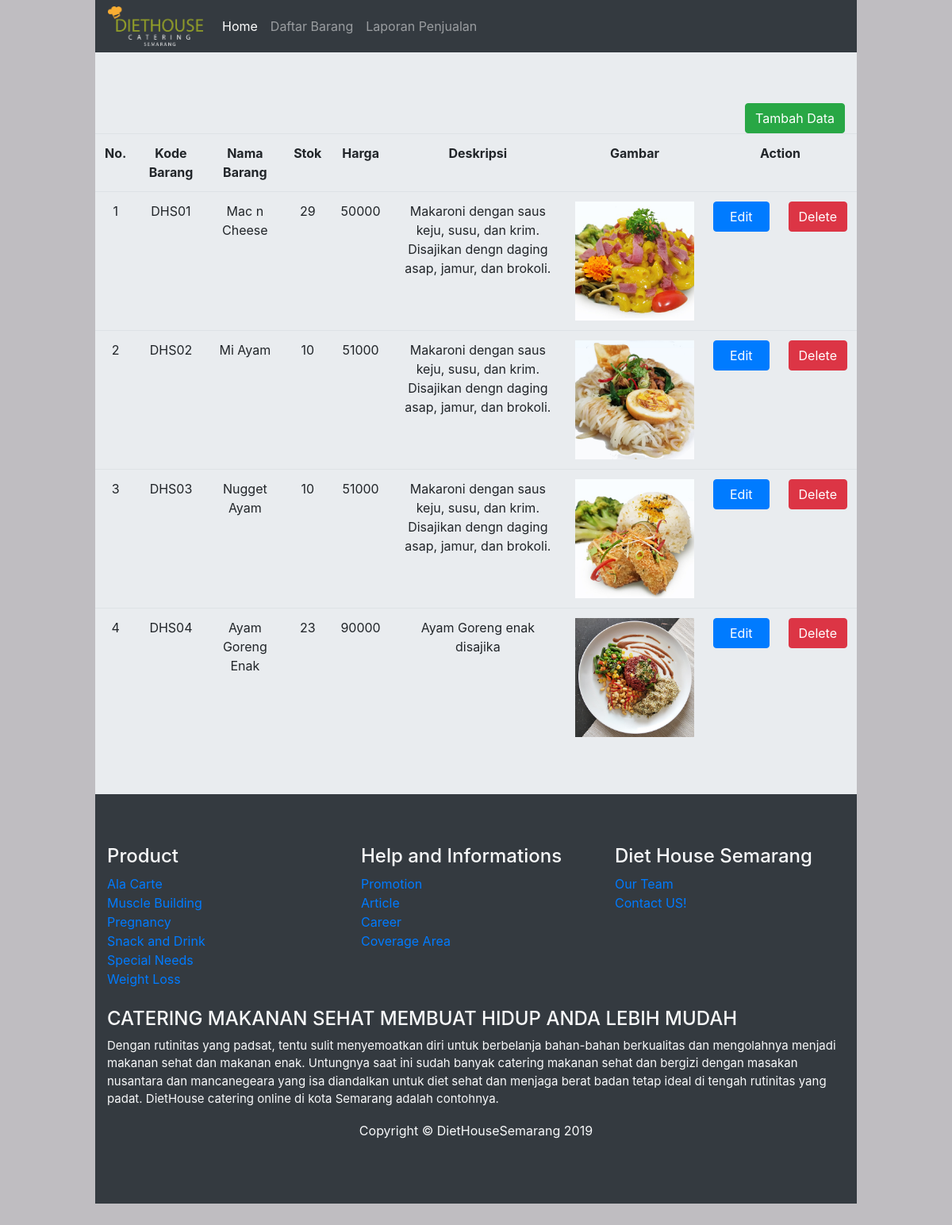
/page/admin.php, run on the app's committed database.
### tables this page shows
CREATE TABLE IF NOT EXISTS `item` (
`id` int(11) NOT NULL,
  `kdbrg` varchar(250) DEFAULT NULL,
  `nmbrg` varchar(250) DEFAULT NULL,
  `stok` int(11) DEFAULT NULL,
  `harga` double DEFAULT NULL,
  `deskripsi` varchar(250) DEFAULT NULL,
  `gambar` varchar(250) DEFAULT NULL
);

### page/admin.php (the view, shortened to what this page needs)
 <!doctype html>
<html lang="en">
  <head>
    <link rel="stylesheet" href="https://stackpath.bootstrapcdn.com/bootstrap/4.3.1/css/bootstrap.min.css">
    <link rel="stylesheet" type="text/css" href="css/bootstrap.min.css">
  </head>
  <body style="background-color: #BFBDC1; width: 80%; margin-right: auto; margin-left: auto;" class="text-center">
  <nav class="navbar navbar-expand-lg navbar-dark bg-dark">
	  <a href="#"><img src="../asset/img/LOGO.png" width="120px;" alt=""></a>
	  <div class="collapse navbar-collapse" id="navbarNav">
	    <ul class="navbar-nav">
	    	<li class="nav-item">
	    		<a href="" class="text-dark nav-link">     </a>
	    	</li>
	      <li class="nav-item active">
	        <a class="nav-link" href="../index.php">Home <span class="sr-only">(current)</span></a>
	      </li>
		<li class="nav-item">
	        <a class="nav-link" href="#">Daftar Barang</a>
	      </li>
	      <li class="nav-item">
	      	<a class="nav-link" href="laporanPenjualan.php">Laporan Penjualan</a>
	      </li>
	    </ul>
	  </div>
	</nav>
<div class="jumbotron jumbotron-fluid">
	<a href="#" class="btn btn-success" style="float: right;margin-right: 15px;" data-toggle="modal" data-target="#tambah">Tambah Data</a>
  	<table class="table table">
  		<tr>
  			<th>No.</th>
  			<th>Kode Barang</th>
  			<th>Nama Barang</th>
  			<th>Stok</th>
  			<th>Harga</th>
  			<th>Deskripsi</th>
  			<th>Gambar</th>
  			<th colspan="2">Action</th>
  		</tr>
  		<?php
  			include '../koneksi.php';
  			$query = "SELECT * FROM item";
  			$sql = mysqli_query($koneksi, $query);
  			$nomor = 1;
  			while($data =  mysqli_fetch_array($sql)){
  				?>
  				<tr>
  					<td><?php echo $nomor ?></td>
  					<td><?php echo $data['kdbrg'] ?></td>
  					<td><?php echo $data['nmbrg'] ?></td>
  					<td><?php echo $data['stok'] ?></td>
  					<td><?php echo $data['harga'] ?></td>
  					<td><?php echo $data['deskripsi'] ?></td>
  					<td><img src="../asset/img/food/<?php echo $data['gambar'] ?>" alt="" width="150px"></td>
  					<td><a href="#" data-toggle="modal" data-target="#edit-<?php echo $data['kdbrg']?>" class="btn btn-primary" style="padding-right: 20px; padding-left: 20px;">Edit</a></td>
  					<td><a href="../hapusItem.php?kode=<?php echo $data['kdbrg'] ?>" class="btn btn-danger">Delete</a></td>
  				</tr>
  				<?php
  				$nomor++;
				?>
				<?php
  			}
  		 ?>
  	</table>
</div>
<br><br>
    <div class="jumbotron jumbotron-fluid bg-dark text-left text-light" style="margin-top: -100px;">
	  <div class="container">
	    <div class="row">
	    	<div class="col-sm-4">
	    		<h4>Product</h4>
	    		<a href="page/alaCarte.php">Ala Carte</a>
	    		<br>
	    		<a href="page/muscleBuilding.php">Muscle Building</a>
	    		<br>
	    		<a href="page/pregnancy.php">Pregnancy</a>
	    		<br>
	    		<a href="page/Snack.php">Snack and Drink</a>
	    		<br>
	    		<a href="page/specialNeeds.php">Special Needs</a>
	    		<br>
	    		<a href="page/weightLoss.php">Weight Loss</a>
	    	</div>
	    	<div class="col-sm-4">
	    		<h4>Help and Informations</h4>
	    		<a href="promotions.php">Promotion</a>
	    		<br>
	    		<a href="articles.php">Article</a>
	    		<br>
	    		<a href="career.php">Career</a>
	    		<br>
	    		<a href="area.php">Coverage Area</a>
	    	</div>
	    	<div class="col-sm-4">
	    		<h4>Diet House Semarang</h4>
	    		<a href="team.php">Our Team</a>
	    		<br>
	    		<a href="contact.php">Contact US!</a>
	    	</div>
	    </div>
	    <br>
		  <h4>CATERING MAKANAN SEHAT MEMBUAT HIDUP ANDA LEBIH MUDAH</h4>
		  <p style="font-size: 15px;">Dengan rutinitas yang padsat, tentu sulit menyemoatkan diri untuk berbelanja bahan-bahan berkualitas dan mengolahnya menjadi makanan sehat dan makanan enak. Untungnya saat ini sudah banyak catering makanan sehat dan bergizi dengan masakan nusantara dan mancanegeara yang isa diandalkan untuk diet sehat dan menjaga berat badan tetap ideal di tengah rutinitas yang padat. DietHouse catering online di kota Semarang adalah contohnya.
		  </p>
		  <p class="text-center">Copyright &copy DietHouseSemarang 2019 </p>
	  </div>
	</div>
  </body>
</html>

### data on the page
item: kdbrg "DHS01", nmbrg "Mac n Cheese", stok "29", harga "50000", deskripsi "Makaroni dengan saus keju, susu, dan krim. Disajikan dengn daging asap, jamur, dan brokoli.", gambar (picture)
item: kdbrg "DHS02", nmbrg "Mi Ayam", stok "10", harga "51000", deskripsi "Makaroni dengan saus keju, susu, dan krim. Disajikan dengn daging asap, jamur, dan brokoli.", gambar (picture)
item: kdbrg "DHS03", nmbrg "Nugget Ayam", stok "10", harga "51000", deskripsi "Makaroni dengan saus keju, susu, dan krim. Disajikan dengn daging asap, jamur, dan brokoli.", gambar (picture)
item: kdbrg "DHS04", nmbrg "Ayam Goreng Enak", stok "23", harga "90000", deskripsi "Ayam Goreng enak disajika", gambar (picture)
